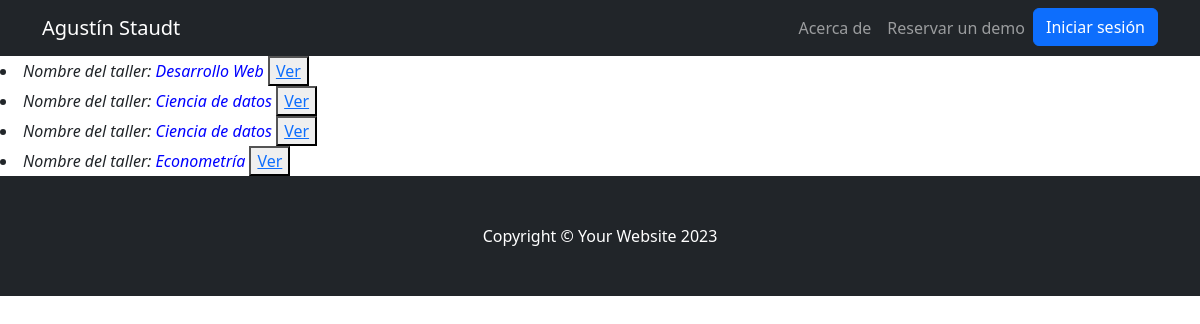
Page /app/clases/lista/ (signed in) on the earlier database version.
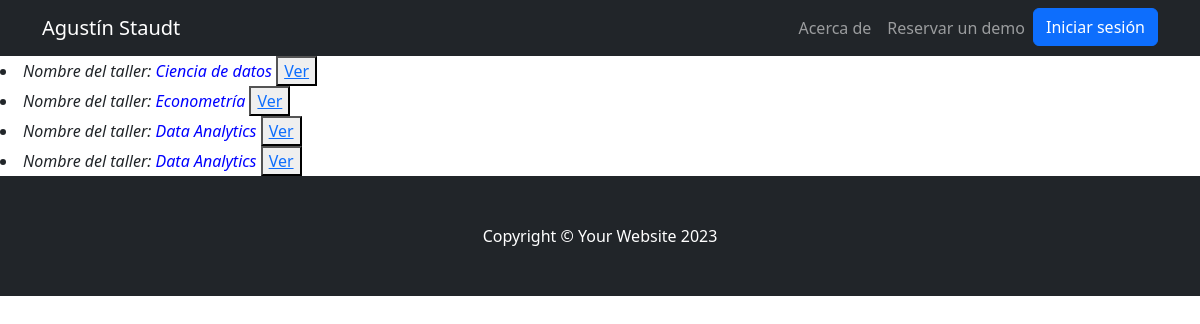
Same page on the later database version.
### AppBlog/models.py (models this page shows, shortened)
class Taller(models.Model):
    taller = models.CharField(max_length=40, default='Otros')
    comision = models.CharField(max_length=40, default='1234')

### AppBlog/views.py (the view)
# urls.py: path('clases/lista/', views.TallerListView.as_view(), name="Lista"),
class TallerListView(LoginRequiredMixin, ListView):
    model = Taller
    template_name = "AppBlog/listaTalleresUsuario.html"

### AppBlog/templates/AppBlog/listaTalleresUsuario.html (shortened to what this page needs)
{% extends 'AppBlog/base.html' %}
{% load static %}
{% block main %}
{% for taller in object_list %}
<li>
    <i>Nombre del taller:</i>
    <i style="color: blue;"> {{taller.taller}} </i>
    <button>
        <a href="{% url 'Detalles' taller.id %}">Ver</a>
    </button>
</li>
{% endfor %}
{% endblock main %}

### AppBlog/templates/AppBlog/base.html (shortened to what this page needs)
<!DOCTYPE html>
{% load static %}
<html lang="en">
    <head>
        <link href="{% static 'AppBlog/css/styles.css' %}" rel="stylesheet" />
    </head>
    <body>
        <nav class="navbar navbar-expand-lg navbar-dark bg-dark">
            <div class="container">
                <a class="navbar-brand" href="{% url 'Inicio' %}">Agustín Staudt</a>
                <div class="collapse navbar-collapse" id="navbarSupportedContent">
                    <ul class="navbar-nav ms-auto mb-2 mb-lg-0">
                        <li class="nav-item"><a class="nav-link" href="#!">Acerca de</a></li>
                        <li class="nav-item"><a class="nav-link" href="{% url 'Interesado' %}">Reservar un demo</a></li>
                        <li class="nav-item"><a class="btn btn-primary" href="{% url 'Usuario' %}">Iniciar sesión</a></li>
                    </ul>
                </div>
            </div>
        </nav>
        {% block main %}
        {% endblock main %}
        <footer class="py-5 bg-dark">
            <div class="container"><p class="m-0 text-center text-white">Copyright &copy; Your Website 2023</p></div>
        </footer>
    </body>
</html>

Differences in the rows shown:
removed Taller: taller "Desarrollo Web"
removed Taller: taller "Ciencia de datos"
added Taller: taller "Data Analytics"
added Taller: taller "Data Analytics"
